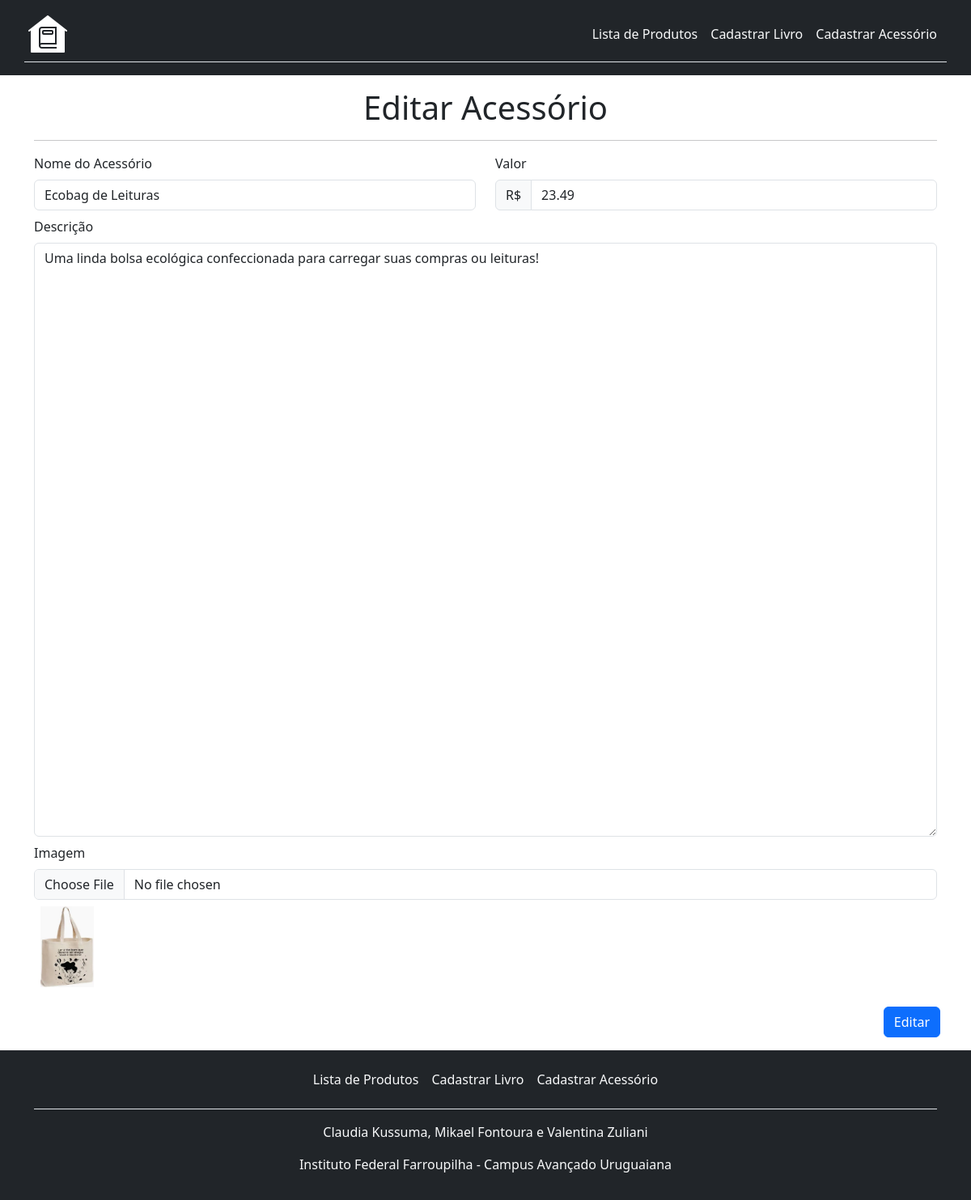
The app's page /edit_acessorio.php?id_acessorio=3 with its own data.
### tables this page shows
CREATE TABLE `acessorio` (
  `id_acessorio` int(11) NOT NULL,
  `nome` varchar(255) NOT NULL,
  `descricao` text NOT NULL,
  `valor` decimal(10,2) NOT NULL,
  `imagem` varchar(255) NOT NULL
);

### edit_acessorio.php (the view, shortened to what this page needs)
<?php
$conexao = conectar();
$id_acessorio = $_GET['id_acessorio'];
$sql = "SELECT * FROM acessorio WHERE id_acessorio=$id_acessorio";
$resultado = mysqli_query($conexao, $sql);
$dados = mysqli_fetch_assoc($resultado);
?>
<!DOCTYPE html>
<html lang="pt-BR">
<head>
    <link href="https://cdn.jsdelivr.net/npm/bootstrap@5.3.2/dist/css/bootstrap.min.css" rel="stylesheet">
</head>
<body>
    <header>
        <nav class="navbar navbar-expand-sm bg-dark pb-2">
            <div class="container border-bottom p-1 mb-2">
                <img src="./assets/logo.png" class="navbar-brand me-3" width="50" height="auto">
                <ul class="navbar-nav text-end">
                    <li class="nav-item"><a class="nav-link link-body-emphasis px-2 text-light" href="index.php">Lista de Produtos</a></li>
                    <li class="nav-item"><a class="nav-link link-body-emphasis px-2 text-light" href="cad_livro.php">Cadastrar Livro</a></li>
                    <li class="nav-item"><a class="nav-link link-body-emphasis px-2 text-light" href="cad_acessorios.php">Cadastrar Acessório</a></li>
                </ul>
            </div>
        </nav>
    </header>
    <main class="container pt-3 pb-2">
        <div class="row">
            <div class="col-xl-12">
                <div class="text-center">
                    <h1>Editar Acessório</h1>
                    <hr>
                </div>
            </div>
        </div>
        <form action="processa_acessorio.php" method="POST" enctype="multipart/form-data">
            <div class="row">
                <div class="col-xl-6 pb-2">
                    <label class="form-label">Nome do Acessório</label>
                    <input class="form-control" type="text" name="nome" value="<?php echo $dados['nome']?>" required>
                </div>
                <div class="col-xl-6 pb-2">
                    <label class="form-label">Valor</label>
                    <div class="input-group">
                        <span class="input-group-text">R$</span>
                        <input type="text" name="valor" class="form-control" placeholder="20.50" value="<?php echo $dados['valor']?>" required>
                    </div>
                </div>
            </div>
            <div class="row">
                <div class="col-xl-12 pb-2">
                    <label class="form-label">Descrição</label>
                    <textarea class="form-control" name="descricao" id="texto" cols="100" rows="30" required><?php echo $dados['descricao']?></textarea>
                </div>
            </div>
            <div class="row">
                <div class="col-xl-12 pb-2">
                    <label class="form-label">Imagem</label>
                    <input class="form-control" type="file" name="imagem" required>
                    <div class="p-2"><img src="<?php echo $dados['imagem']?>" height="100px" width="auto"></div>
                </div>
            </div>
            <div class="row">
                <div class="p-2 text-end">
                    <button class="btn btn-primary" type="submit" name="editar">Editar</button>
                </div>
            </div>
        </form>
    </main>
    <footer class="py-3 bg-dark text-light">
        <div class="container">
            <ul class="nav justify-content-center border-bottom pb-3 mb-3">
                <li class="nav-item"><a class="nav-link link-body-emphasis px-2 text-light" href="index.php">Lista de Produtos</a></li>
                <li class="nav-item"><a class="nav-link link-body-emphasis px-2 text-light" href="cad_livro.php">Cadastrar Livro</a></li>
                <li class="nav-item"><a class="nav-link link-body-emphasis px-2 text-light" href="cad_acessorios.php">Cadastrar Acessório</a></li>
            </ul>
            <p class="text-center text-light">Claudia Kussuma, Mikael Fontoura e Valentina Zuliani</p>
            <p class="text-center text-light">Instituto Federal Farroupilha - Campus Avançado Uruguaiana</p>
        </div>
    </footer>
</body>
</html>

### records on screen
acessorio: nome "Ecobag de Leituras", valor "23.49", descricao "Uma linda bolsa ecológica confeccionada para carregar suas compras ou leituras!", imagem (picture)
